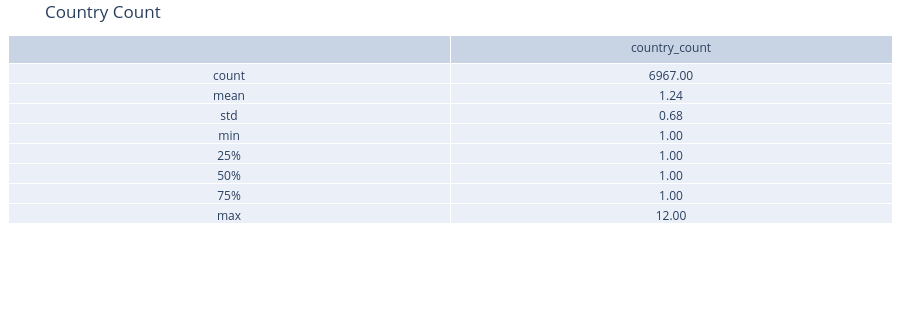
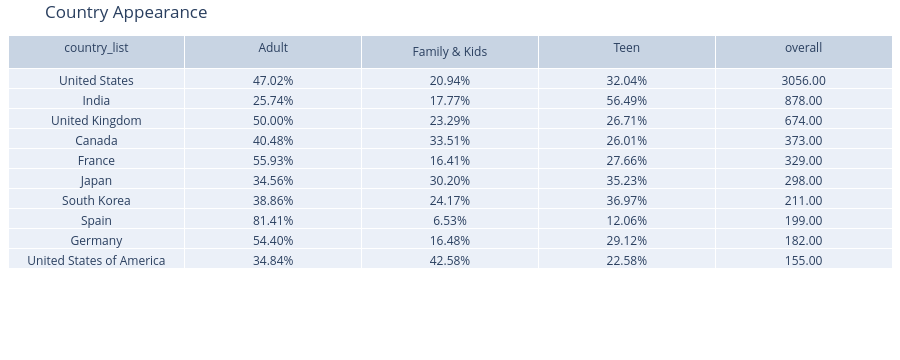

These figures' notebook cell, in order:
### Markdown cell above
## Country Column

### Code cell
X_train["country_list"] = (
    X_train["country"]
    .astype(str)
    .str.split(",")
    .apply(lambda xs: [x.strip() for x in xs if x.strip()])
)

# 2) How many names per item
X_train["country_count"] = X_train["country_list"].apply(len)
fig1 = df_to_plotly_table(X_train["country_count"].describe(), "Country Count")
fig1.show()


# 2) Overall frequency
country_freq = X_train.explode("country_list")["country_list"].value_counts()

# 3) Count per label for each country
country_by_label = (
    X_train.explode("country_list")
      .groupby(["country_list", "rating_grouped"])
      .size()
      .unstack(fill_value=0)   # columns = labels
)

country_by_label = country_by_label.div(country_freq, axis=0) * 100

# 4) Limit to top N overall and keep the label columns
top_n = 50
country_by_label_top = country_by_label.loc[country_freq.head(top_n).index]
country_by_label_pct_top_fmt = country_by_label_top.map(lambda x: f"{x:.2f}%")
country_by_label_pct_top_fmt['overall'] = country_freq 
fig2 = df_to_plotly_table(country_by_label_pct_top_fmt[:10], 'Country Appearance')
fig2.show()

all_country = set()
X_train["country_list"].apply(lambda x: all_country.update(x))
print(f"The number of unique country categories is: {len(all_country)}")

country_counts = X_train["country"].value_counts().head(20).sort_values()

plt.figure(figsize=(8, 5))
plt.barh(country_counts.index, country_counts.values)
plt.title("Top 20 countries")
plt.xlabel("Count")
plt.ylabel("Country")
plt.tight_layout()
plt.show()

print(all_country)

### Figure 1 — Plotly figure (JSON) as saved in the notebook; plotly's stock layout.template omitted (floating-point values rounded to 4 significant figures)
{"data": [{"cells": {"values": [["count", "mean", "std", "min", "25%", "50%", "75%", "max"], ["6967.00", "1.24", "0.68", "1.00", "1.00", "1.00", "1.00", "12.00"]]}, "header": {"values": ["", "country_count"]}, "type": "table"}], "layout": {"height": 312, "margin": {"b": 8, "l": 8, "r": 8, "t": 35}, "title": {"text": "Country Count"}}}

### Figure 2 — Plotly figure (JSON) as saved in the notebook; plotly's stock layout.template omitted (floating-point values rounded to 4 significant figures)
{"data": [{"cells": {"values": [["United States", "India", "United Kingdom", "Canada", "France", "Japan", "South Korea", "Spain", "Germany", "United States of America"], ["47.02%", "25.74%", "50.00%", "40.48%", "55.93%", "34.56%", "38.86%", "81.41%", "54.40%", "34.84%"], ["20.94%", "17.77%", "23.29%", "33.51%", "16.41%", "30.20%", "24.17%", "6.53%", "16.48%", "42.58%"], ["32.04%", "56.49%", "26.71%", "26.01%", "27.66%", "35.23%", "36.97%", "12.06%", "29.12%", "22.58%"], ["3056.00", "878.00", "674.00", "373.00", "329.00", "298.00", "211.00", "199.00", "182.00", "155.00"]]}, "header": {"values": ["country_list", "Adult", "Family & Kids", "Teen", "overall"]}, "type": "table"}], "layout": {"height": 360, "margin": {"b": 8, "l": 8, "r": 8, "t": 35}, "title": {"text": "Country Appearance"}}}
